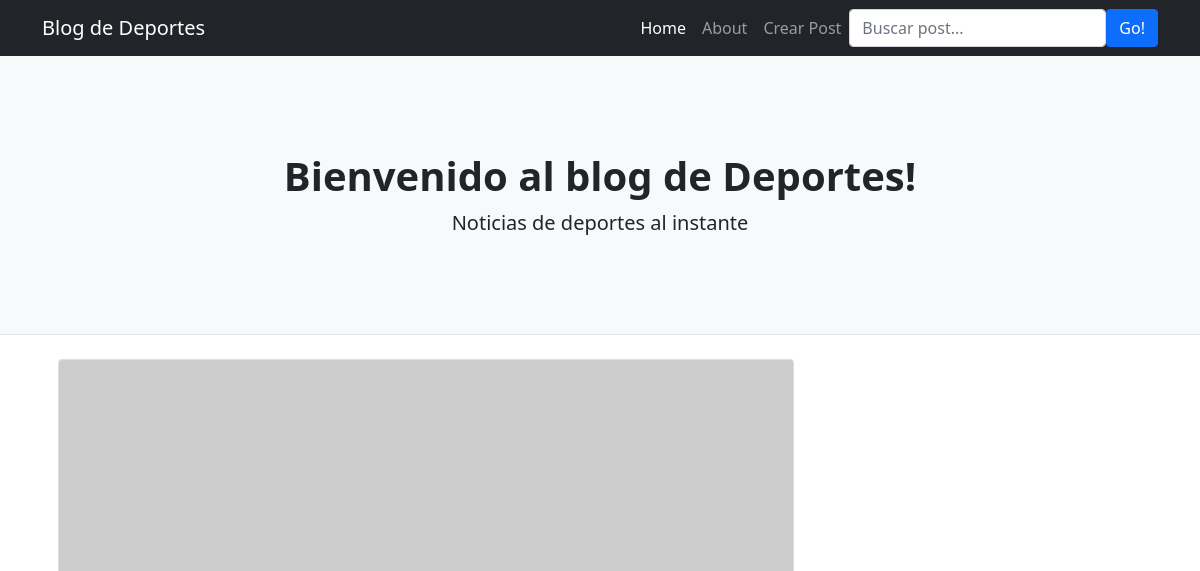
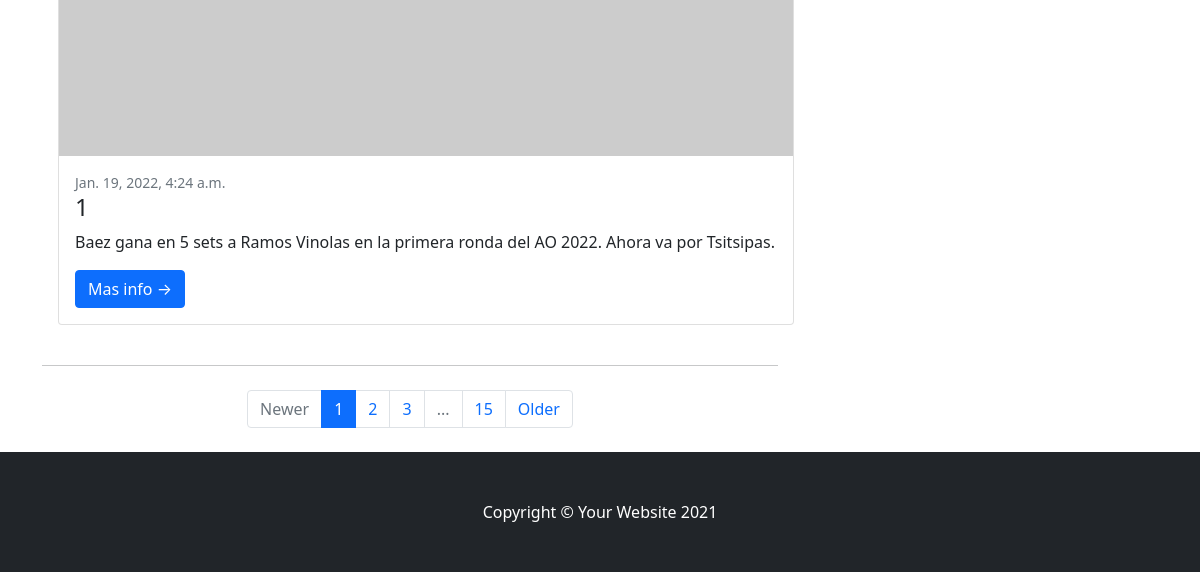
The page /blog/ on the database as committed earlier (2 pictures, top to bottom).
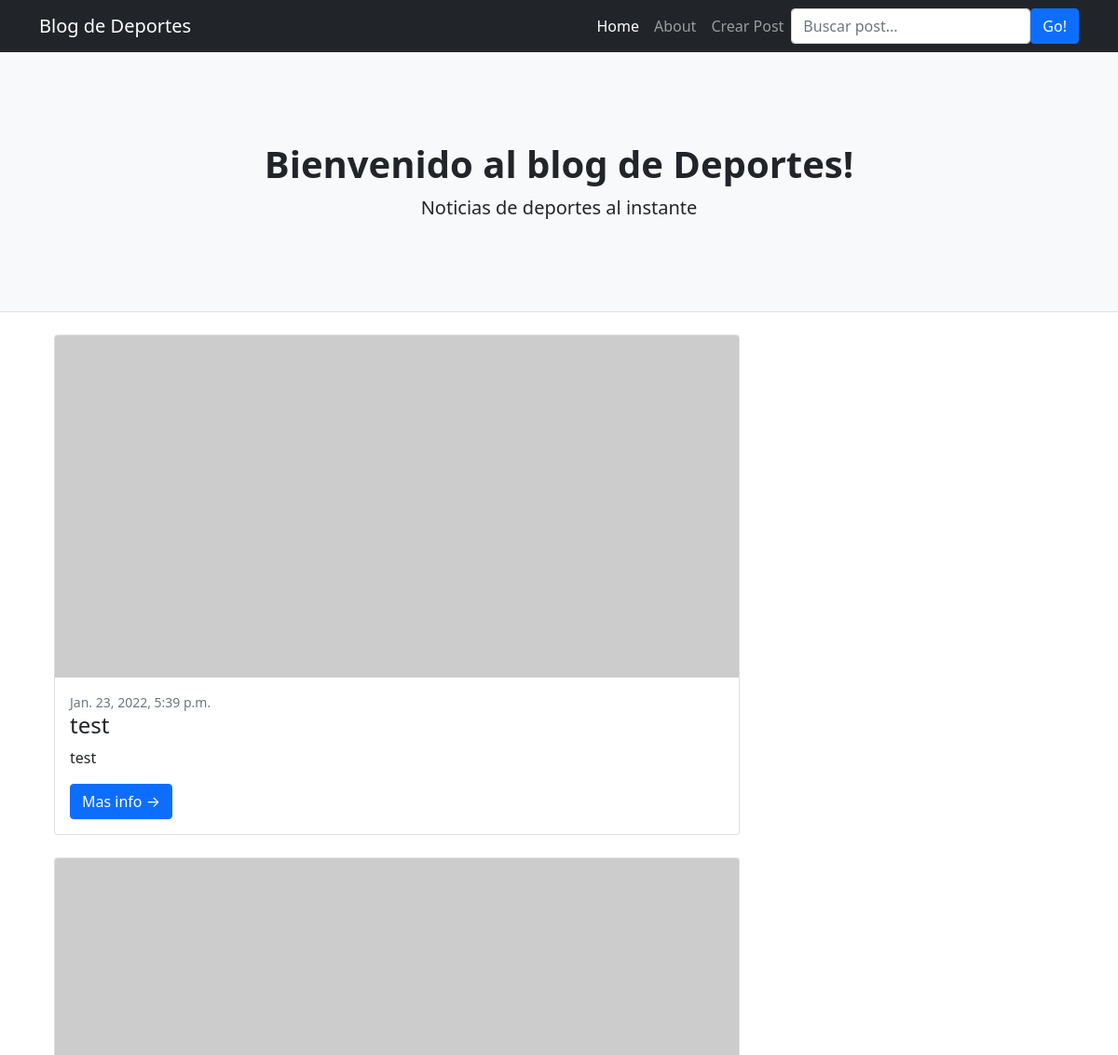
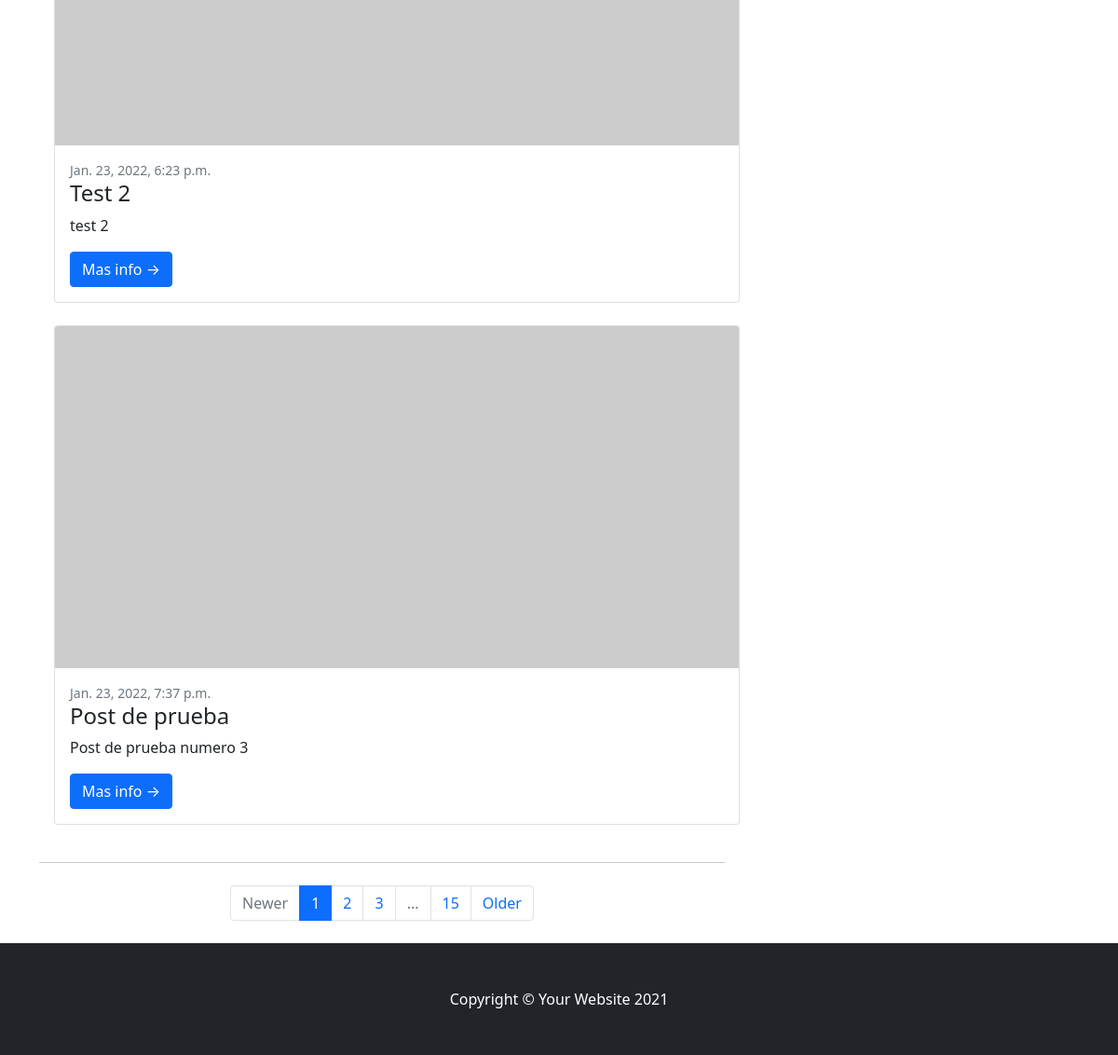
The same page on the database as committed later (2 pictures, top to bottom).
### blog/models.py (models this page shows, shortened)
class Post(models.Model):
    title = models.CharField(max_length=100)
    content = models.TextField()
    slug = models.SlugField(max_length=200, null=True, unique=True)
    thumbnail = models.ImageField(blank=True)
    created_date = models.DateTimeField(auto_now_add=True)
    updated_date = models.DateTimeField(auto_now=True)

### blog/views.py (the view)
# urls.py: path('', Inicio.as_view(), name='inicio'),
class Inicio (ListView):
    model = Post
    template_name = 'blog/index.html'

### blog/templates/blog/index.html (shortened to what this page needs)
{% extends 'blog/base.html' %}
{% load static %}
{%block header %}
        <header class="py-5 bg-light border-bottom mb-4">
            <div class="container">
                <div class="text-center my-5">
                    <h1 class="fw-bolder">Bienvenido al blog de Deportes!</h1>
                    <p class="lead mb-0">Noticias de deportes al instante</p>
                </div>
            </div>
        </header>
{% endblock header %}
{% block navbar %}
<nav class="navbar navbar-expand-lg navbar-dark bg-dark">
    <div class="container">
        <a class="navbar-brand" href="#!">Blog de Deportes</a>
                <div class="collapse navbar-collapse" id="navbarSupportedContent">
                    <ul class="navbar-nav ms-auto mb-2 mb-lg-0">
                        <li class="nav-item"><a class="nav-link active" aria-current="page" href="{% url 'inicio' %}">Home</a></li>
                        <li class="nav-item"><a class="nav-link" href="{% url 'about' %}">About</a></li>
                        <li class="nav-item"><a class="nav-link" href="{% url 'creapost' %}">Crear Post</a></li>
                    </ul>
                    <form class="d-flex" method="POST" action="{% url 'resultadoBusqueda' %}">
                                    <input class="form-control" type="text" placeholder="Buscar post..." aria-label="Buscar post..." aria-describedby="button-search" name="searched" />
                                    <button class="btn btn-primary" id="button-search" type="submit">Go!</button>
                    </form>
                </div>
    </div>
</nav>
{% endblock navbar %}
{% block pagecontent %}
<ul>
{% for post in object_list %}
<div class="container">
    <div class="row">
        <div class="col-lg-8">
<div class="card mb-4">
    <a href="#!"><img class="card-img-top" src="https://dummyimage.com/700x350/dee2e6/6c757d.jpg" alt="..." /></a>
    <div class="card-body">
        <div class="small text-muted">{{post.created_date}}</div>
        <h2 class="card-title h4">{{post.title}}</h2>
        <p class="card-text">{{post.content|truncatechars:100}}</p>
        <a class="btn btn-primary" href="{% url 'post-details' post.slug  %}">Mas info →</a>
    </div>
</div>
</div>
{% endfor %}
</ul>
<div class="container">
    <div class="row">
        <div class="col-lg-8">
            <nav aria-label="Pagination">
                <hr class="my-0" />
                <ul class="pagination justify-content-center my-4">
                    <li class="page-item disabled"><a class="page-link" href="#" tabindex="-1" aria-disabled="true">Newer</a></li>
                    <li class="page-item active" aria-current="page"><a class="page-link" href="#!">1</a></li>
                    <li class="page-item"><a class="page-link" href="#!">2</a></li>
                    <li class="page-item"><a class="page-link" href="#!">3</a></li>
                    <li class="page-item disabled"><a class="page-link" href="#!">...</a></li>
                    <li class="page-item"><a class="page-link" href="#!">15</a></li>
                    <li class="page-item"><a class="page-link" href="#!">Older</a></li>
                </ul>
            </nav>
        </div>
{% endblock pagecontent %}

### blog/templates/blog/base.html (shortened to what this page needs)
<!DOCTYPE html>
<html lang="en">
    <head>
        {% load static %}
        <link href="{% static 'blog/css/styles.css' %}" rel="stylesheet" />
    </head>
    <body>
        {% block navbar%} {% endblock navbar %}
<body>
        {%block header %}{% endblock header %}
        {% block pagecontent %} {% endblock pagecontent %}
            </div>
        </div>
        <footer class="py-5 bg-dark">
            <div class="container"><p class="m-0 text-center text-white">Copyright &copy; Your Website 2021</p></div>
        </footer>
    </body>
</html>

Rows that differ between the two databases and show on the page:
removed Post: created_date "Jan. 19, 2022, 4:24 a.m.", title "1", content "Baez gana en 5 sets a Ramos Vinolas en la primera ronda del AO 2022. Ahora va por Tsitsipas."
added Post: created_date "Jan. 23, 2022, 5:39 p.m.", title "test", content "test"
added Post: created_date "Jan. 23, 2022, 6:23 p.m.", title "Test 2", content "test 2"
added Post: created_date "Jan. 23, 2022, 7:37 p.m.", title "Post de prueba", content "Post de prueba numero 3"
